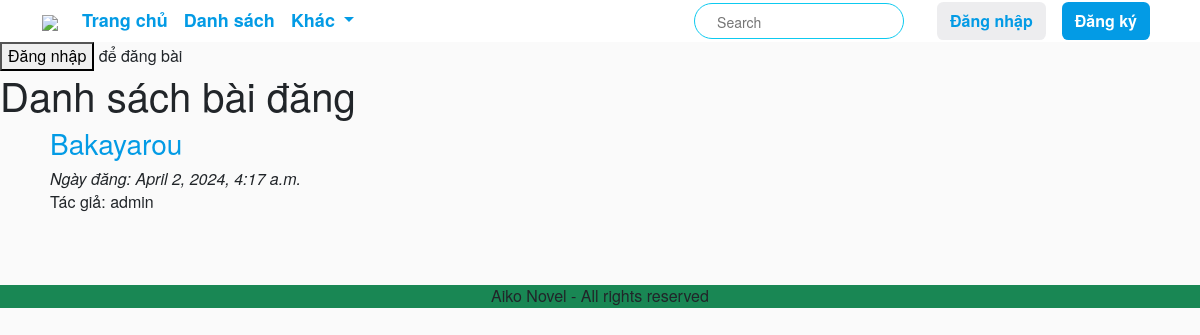
The app's page /forum/posts/, older data.
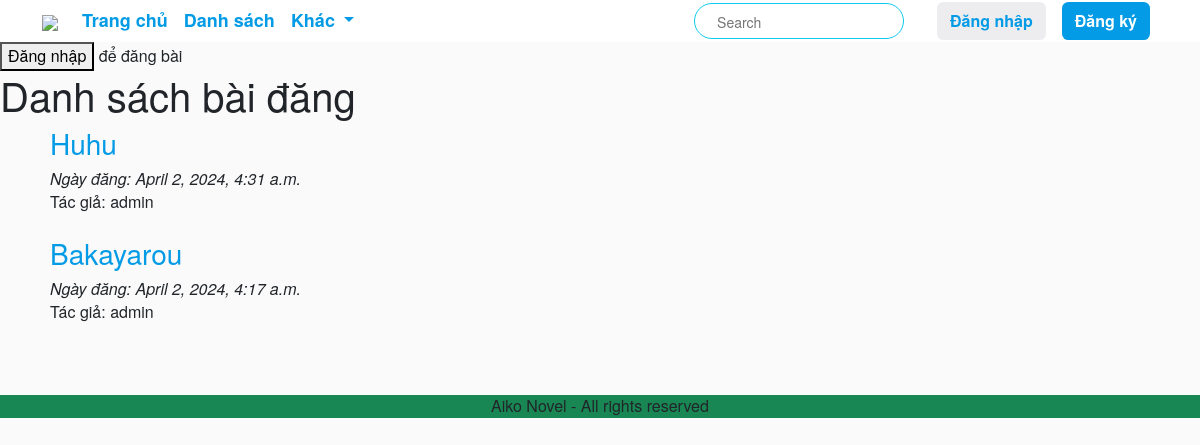
The same page, newer data.
### forum/models.py (models this page shows)
class ForumPost(models.Model):
    title = models.CharField(max_length=255)
    content = RichTextField()
    username = models.ForeignKey(User, on_delete=models.CASCADE)
    created_at = models.DateTimeField(auto_now_add=True)

### forum/views.py (the view)
# urls.py: path('posts/', PostListView.as_view(), name='forum-post-list'),
class PostListView(ListView):
    model = ForumPost
    template_name = 'forum/forum_post_list.html'
    context_object_name = 'posts'
    def get_queryset(self):
        return ForumPost.objects.all().order_by('-created_at')

### app/info.py (called while the page is built, shortened)
def username(request):
    info = {}  # Khởi tạo info ngay cả khi không có người dùng xác thực
    return info

### forum/templates/forum/forum_post_list.html (shortened to what this page needs)
{% extends "app/base.html" %}
{% block main_content %}
{% if user.username %}
    <a class="btn" href="{% url 'create-post' %}" role="button">Đăng bài</a>
{% else %}
    <div><button onclick="loadLoginForm()"> Đăng nhập </button> để đăng bài </div>
{% endif %}
<h1>Danh sách bài đăng</h1>
{% for post in posts %}
<div class="d-flex justify-content-center">
    <div class="col-11">
        <h3><a href="{% url 'post-detail' pk=post.pk %}">{{ post.title }}</a></h3>
        <div><i>Ngày đăng: {{ post.created_at }}</i></div>
        <div>Tác giả: {{ post.username }}</div>
        <br>
    </div>
</div>
{% endfor %}
{% endblock main_content %}

### app/templates/app/base.html (shortened to what this page needs)
{% load static %}
<!DOCTYPE html>
<html>
    <head>
        <link href="https://cdn.jsdelivr.net/npm/bootstrap@5.3.2/dist/css/bootstrap.min.css" rel="stylesheet"/>
        <link href="{% static 'app/css/home.css' %}" rel="stylesheet"/>
        <link href="{% static 'app/css/base.css' %}" rel="stylesheet"/>
        <link href="{% static 'app/css/transteam.css' %}" rel="stylesheet"/>
        <link href="{% static 'app/css/register.css' %}" rel="stylesheet"/>
        <link href="{% static 'app/css/profile.css' %}" rel="stylesheet"/>
        <link href="{% static 'app/css/fontawesome-free-6.5.1-web/css/all.min.css' %}" rel="stylesheet"/>
        <link rel="stylesheet" href="">
    </head>
    <body>
          <nav class="navbar navbar-expand-lg py-0" style="background-color: #ffffff; user-select: none;">
            <div class="container-fluid container">
              <a class="navbar-brand py-0" href="{% url 'home' %}">
                <img src="{% static 'app\images\logo\main-logo-1.png' %}" width="70" class="py-0"/>
              </a>
              <div class="collapse navbar-collapse" id="navbarSupportedContent">
                <ul class="navbar-nav me-auto mb-2 mb-lg-0">
                  <li class="nav-item">
                    <a class="nav-link active" aria-current="page" href="{% url 'home' %}">Trang chủ</a>
                  </li>
                  <li class="nav-item">
                    <a class="nav-link" href="#">Danh sách</a>
                  </li>
                  <li class="nav-item dropdown">
                    <a class="nav-link dropdown-toggle" href="#" role="button" data-bs-toggle="dropdown" aria-expanded="false">
                      Khác
                    </a>
                  </li>
                </ul>
                <form id="search-form" action="/search" method="get">
                  <input class="search-input" type="search" placeholder="Search" name="keywords">
                  <button class="search-icon" type="submit">
                    <i class="fa-solid fa-magnifying-glass"></i>
                  </button>
                </form>
                <ul class="navbar-nav mb-2 mb-lg-0">
                  {% if not user.is_authenticated %}
                  <div class="anon-user" data-a-target="user-cart">
                    <div class="btn-div">
                      <button data-a-target="login-buttton" class="btn login-btn" onclick="loadLoginForm()">
                        <div class="text-btn-div">
                          <div class="text-btn">
                            Đăng nhập
                          </div>
                        </div>
                      </button>
                    </div>
                    <div class="btn-div">
                      <button data-a-target="signup-buttton" class="btn signup-btn" onclick="loadRegisterForm()">
                        <div class="text-btn-div">
                          <div class="text-btn">
                            Đăng ký
                          </div>
                        </div>
                      </button>
                    </div>
                  </div>
                  {% endif %}
                </ul>
              </div>
            </div>
          </nav>
        {% block main_content %} {% endblock main_content %}
        <footer class="container--fluid bg-success text-center b-2 mt-5">
          Aiko Novel - All rights reserved
    </body>
</html>

### app/static/app/css/base.css (style rules this page uses)
body { font-family: 'Source Sans Pro', 'Helvetica Neue', Helvetica, Arial, sans-serif !important;; font-size: 16px; background: #fafafa; line-height: 1.42857143; }
a { color: #039be5 !important; text-decoration: none; }
.nav-link { font-weight: 700; font-size: large; }
#search-form { width: 210px; height: 36px; border-radius: 20px; border: 1px solid #0dcaf0; line-height: 36px; float: right; background-color: #ffffff; margin-inline-end: 25px; }
.search-input { margin-left: 20px; width: 150px; height: 90%; font-size: 14px; background-color: transparent; border: 0; outline: none; }
.search-icon { width: 36px; color: #ccc; float: right; background: transparent; border: 0; padding: 0; }
.anon-user { display: flex !important; flex-wrap: nowrap !important; }
.btn-div { padding-left: 0.5rem !important; padding-right: 0.5rem !important; }
.btn { display: inline-flex; position: relative; -webkit-box-align: center; align-items: center; -webkit-box-pack: center; justify-content: center; vertical-align: middle; overflow: hidden; text-decoration: none; white-space: nowrap; user-select: none; font-weight: 600; border-radius: 0.4rem; }
.login-btn { background-color: hsla(240, 7%, 70%, .22); color: #039be5; border-color: transparent; }
.signup-btn { background-color: #039be5; color: white !important; }

Row changes from the older to the newer data that the page shows:
added ForumPost: title "Huhu", created_at "April 2, 2024, 4:31 a.m.", username "admin"
